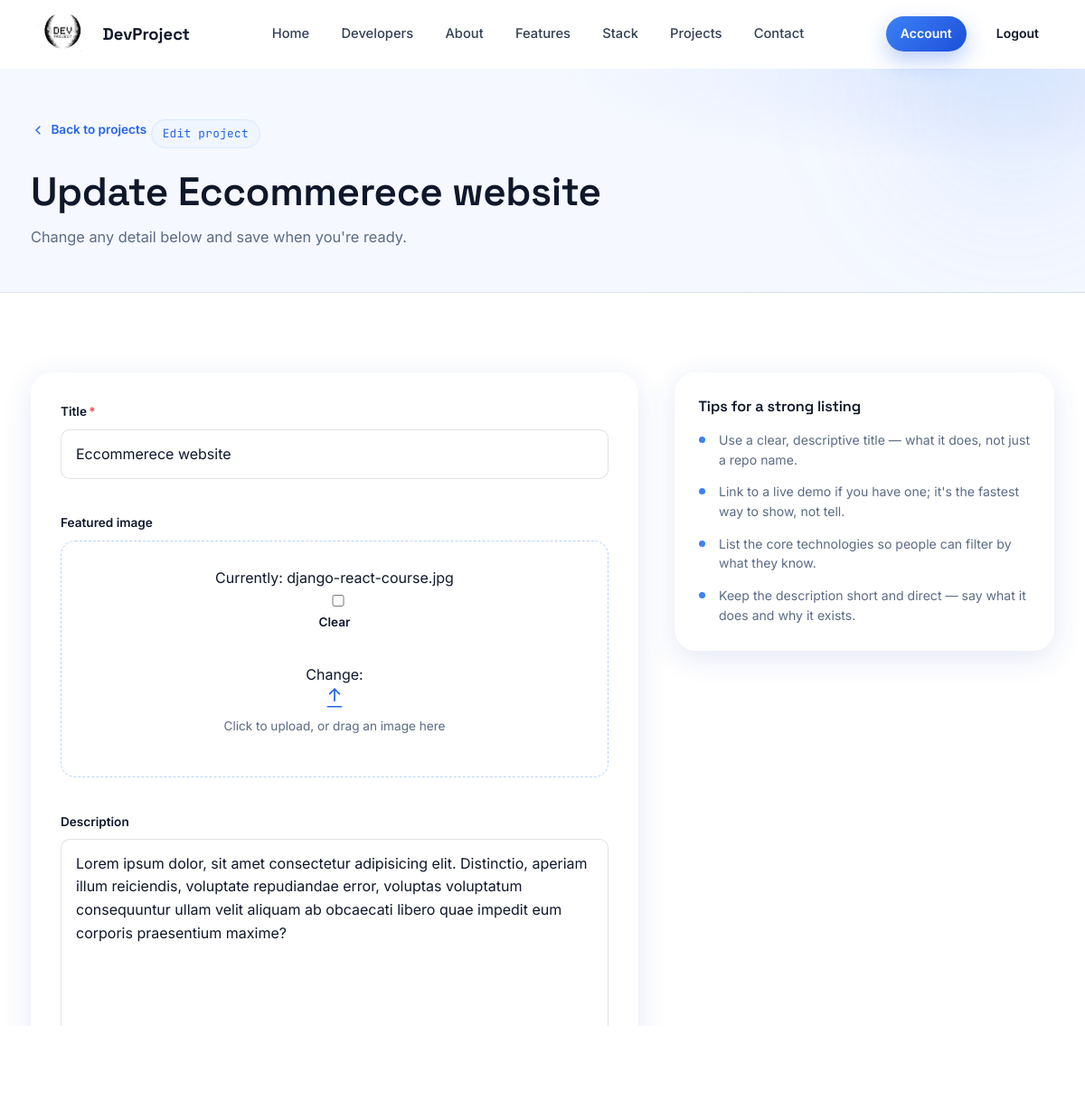
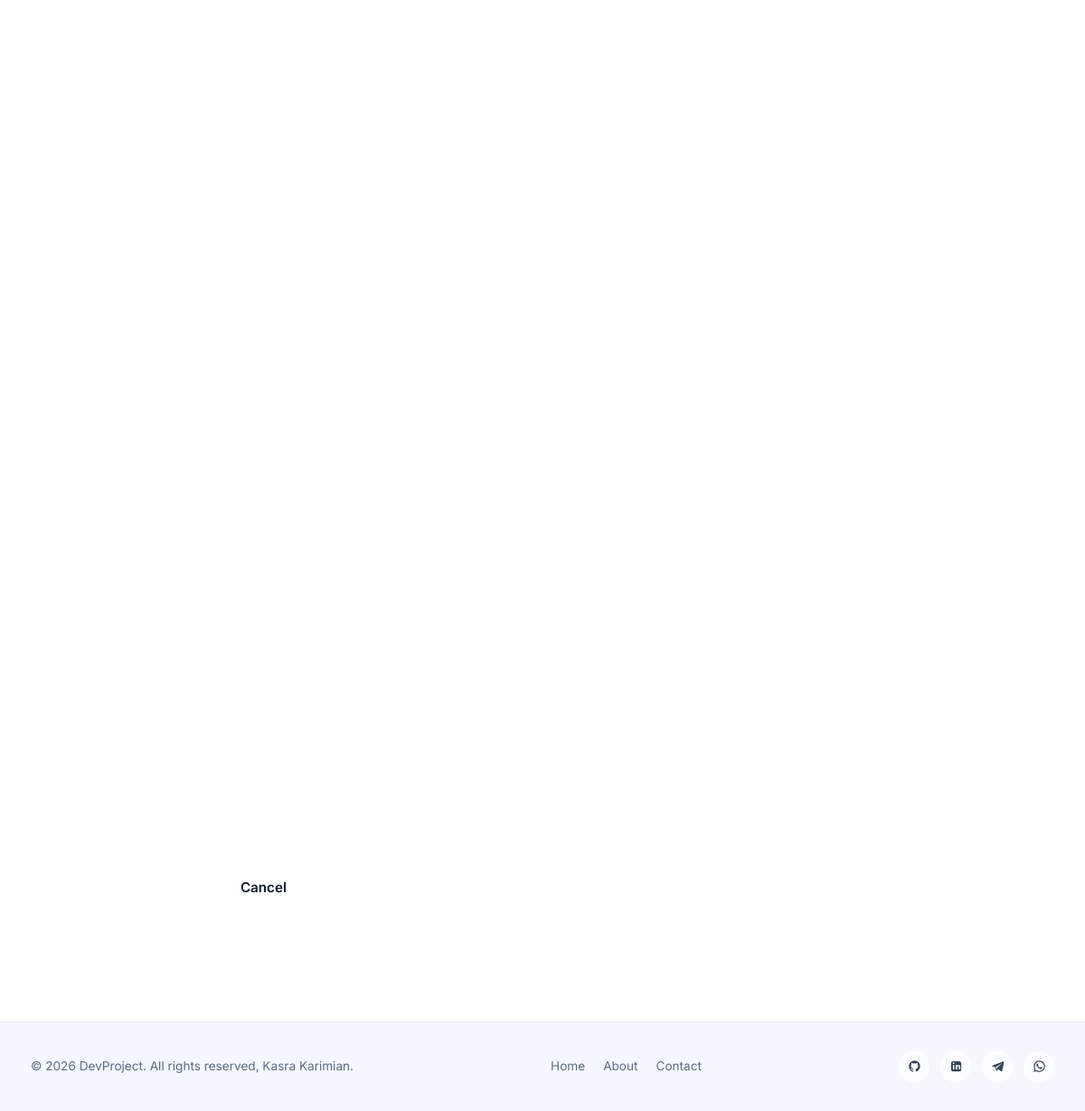
Screenshot of /projects/update-project/0115b5ec-e8ee-4b8b-9474-5581a5460ef5/ (signed in) with the database file from the repository (2 pictures, top to bottom).
### projects/models.py (models this page shows, shortened)
class Project(models.Model):
    owner = models.ForeignKey(profile, null=True, blank=True, on_delete = models.SET_NULL)
    title = models.CharField (max_length=200)
    description = models.TextField (null=True, blank=True) #null is for db and blank is for usert to be empty
    demo_link = models.TextField (max_length=2000, null=True, blank=True)
    featured_image = models.ImageField(blank=True, null=True, default='default.jpg') # add image if its not uploaded shows default image
    tags = models.ManyToManyField (tag, blank=True)   # many to many relationship with tag
    vote_total = models.IntegerField (default= 0, null=True, blank=True)
    vote_ratio = models.IntegerField (default= 0, null=True, blank=True)
    source_link = models.TextField (max_length=2000, null=True, blank=True)
    created = models.DateTimeField (auto_now_add=True)
    id = models.UUIDField (default=uuid.uuid4, unique=True, primary_key=True, editable=False)

### projects/views.py (the view)
# urls.py: path('update-project/<str:pk>/', views.UpdateProject, name='update-project'),
@login_required(login_url="login")
def UpdateProject(request,pk):
    projectt = Project.objects.get(id=pk)
    form = ProjectForm(instance=projectt)
    if request.method =='POST':
        form = ProjectForm(request.POST, request.FILES, instance=projectt)
        if form.is_valid():
            form.save()
            return redirect('projects')
    context = {'form':form}
    return render (request,'projects/project_form.html', context)

### projects/forms.py
class ProjectForm (ModelForm):
    class Meta:
        model = Project
        fields = ['title', 'featured_image', 'description', 'source_link', 'demo_link', 'tags']

### projects/models.py (called while the page is built)
    def __str__(self):
        return self.name

### projects/templates/projects/project_form.html (shortened to what this page needs)
{% extends 'main.html' %}
{% block content %}
<section class="page-head">
  <div class="blob" style="width:360px;height:360px;top:-140px;right:-100px;background:radial-gradient(circle,rgba(59,130,246,0.14),transparent 70%);"></div>
  <div class="section-inner" style="position:relative;z-index:1;">
    <a href="{% url 'projects' %}" class="back-link">
      <svg viewBox="0 0 24 24"><path d="M15 6 9 12l6 6"/></svg>
      Back to projects
    </a>
    <p class="eyebrow reveal">{% if form.instance.pk %}Edit project{% else %}New project{% endif %}</p>
    <h1 class="page-head__title reveal">{% if form.instance.pk %}Update {{ form.instance.title }}{% else %}Add a new project{% endif %}</h1>
    <p class="page-head__subtitle reveal">{% if form.instance.pk %}Change any detail below and save when you're ready.{% else %}Fill in the details below — every field can be edited again later.{% endif %}</p>
  </div>
</section>
<section class="section">
  <div class="section-inner form-page">
    <form class="project-form glass reveal" method="post" enctype="multipart/form-data" novalidate>
      {% for field in form %}
        {% with input_type=field.field.widget.input_type %}
        <div class="field {% if field.errors %}has-error{% endif %} {% if input_type == 'file' %}field--file{% endif %} {% if input_type == 'checkbox' %}field--checkbox{% endif %}">
          {% if input_type == 'checkbox' %}
            <label class="field__checkbox-label" for="{{ field.id_for_label }}">
              {{ field }}
              <span>{{ field.label }}{% if field.field.required %}<span class="field__required">*</span>{% endif %}</span>
            </label>
          {% else %}
            <label for="{{ field.id_for_label }}">
              {{ field.label }}{% if field.field.required %}<span class="field__required">*</span>{% endif %}
            </label>
            {% if input_type == 'file' %}
              <div class="file-drop" data-file-drop>
                {{ field }}
                <div class="file-drop__hint">
                  <svg viewBox="0 0 24 24"><path d="M12 3v12"/><path d="m7 8 5-5 5 5"/><path d="M5 21h14"/></svg>
                  <span>Click to upload, or drag an image here</span>
                </div>
              </div>
            {% else %}
              {{ field }}
            {% endif %}
          {% endif %}
          <span class="field-error">{% if field.errors %}{{ field.errors.0 }}{% endif %}</span>
        </div>
        {% endwith %}
      {% endfor %}
      <div class="project-form__actions">
        <button type="submit" class="btn btn--primary">{% if form.instance.pk %}Save Changes{% else %}Create Project{% endif %}</button>
        <a href="{% url 'projects' %}" class="btn btn--ghost">Cancel</a>
      </div>
    </form>
    <aside class="form-tips glass reveal reveal-delay-1">
      <h3>Tips for a strong listing</h3>
      <ul class="form-tips__list">
        <li>Use a clear, descriptive title — what it does, not just a repo name.</li>
        <li>Link to a live demo if you have one; it's the fastest way to show, not tell.</li>
        <li>List the core technologies so people can filter by what they know.</li>
        <li>Keep the description short and direct — say what it does and why it exists.</li>
      </ul>
    </aside>
  </div>
</section>
{% endblock content %}

### rows the page displays
Project: instance "Eccommerece website", form "Eccommerece website" "Lorem ipsum dolor, sit amet consectetur adipisicing elit. Distinctio, aperiam illum reiciendis, voluptate repudiandae error, voluptas voluptatum consequuntur ullam velit aliquam ab obcaecati libero quae impedit eum corporis praesentium maxime?"

### other values shown
{{ field.label }} "Title" "Featured image" "Description"
